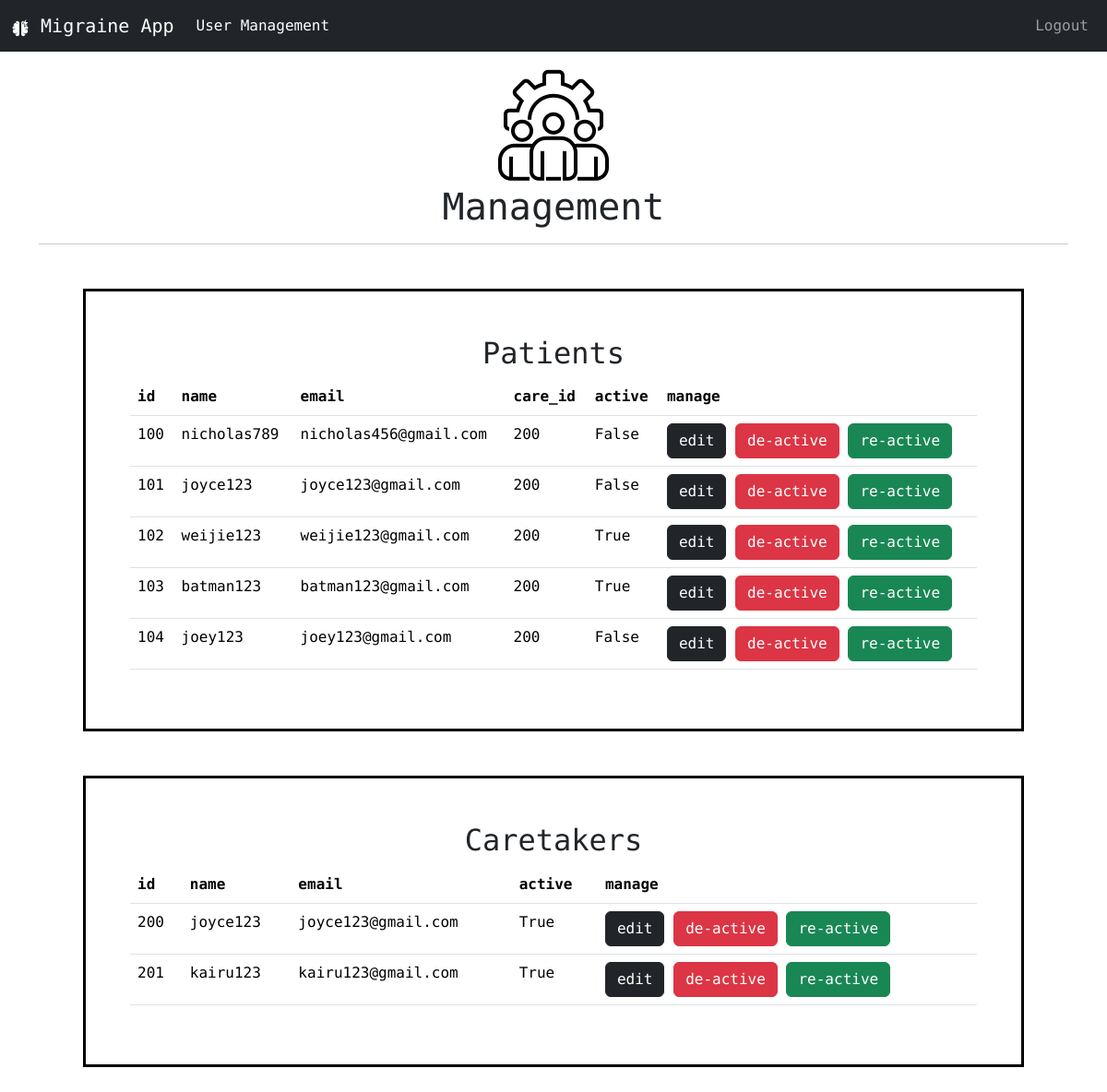
Before: /admin_home (signed in) with the older database file.
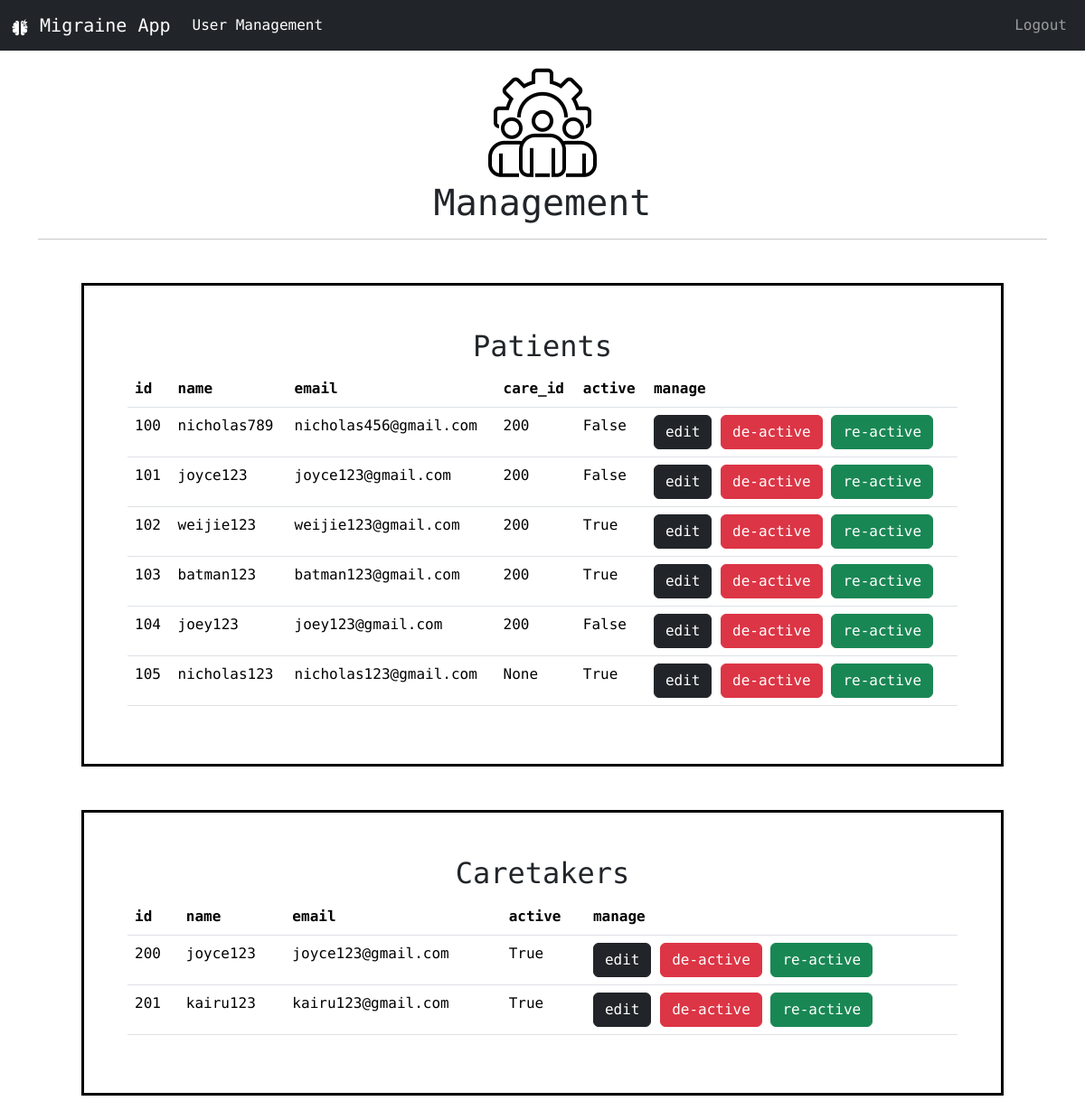
After: the same page with the newer database file.
### website/models.py (models this page shows)
class User(db.Model, UserMixin):
    id = db.Column(db.Integer, primary_key=True, autoincrement=True)
    email = db.Column(db.String(150), unique=True)
    password = db.Column(db.String(150))
    name = db.Column(db.String(150))
    isActive = db.Column(db.Boolean, default=True)
    caretaker_id = db.Column(db.Integer, db.ForeignKey("caretaker.id"))
    caretaker = db.relationship("Caretaker", back_populates="user")

class Caretaker(db.Model, UserMixin):
    id = db.Column(db.Integer, primary_key=True, autoincrement=True)
    email = db.Column(db.String(150), unique=True)
    password = db.Column(db.String(150))
    name = db.Column(db.String(150))
    isActive = db.Column(db.Boolean, default=True)
    user = db.relationship("User", back_populates="caretaker")

### website/views.py (the view)
@views.route("/admin_home")
@login_required
def admin_home():
    users = User.query.with_entities(User.id, User.name, User.email, User.caretaker_id, User.isActive).all()
    caretakers = Caretaker.query.with_entities(Caretaker.id, Caretaker.name, Caretaker.email, Caretaker.isActive).all()
    for i in users:
        print(f"User ID: {i.id}, Name: {i.name}, Email: {i.email}, Care: {i.caretaker_id}, isActive: {i.isActive}")
    for x in caretakers:
        print(f"Care ID: {x.id}, Name: {x.name}, Email: {x.email}, isActive: {x.isActive}")
    return render_template("admin_home.html", users=users, caretakers=caretakers)

### website/__init__.py (called while the page is built)
def create_app():
    app = Flask(__name__)
    app.config["SECRET_KEY"] = "heisenberg"
    app.config["SQLALCHEMY_DATABASE_URI"] = f"sqlite:///{DB_NAME}"
    db.init_app(app)
    from .views import views
    from .auth import auth
    app.register_blueprint(views, url_prefix="/")
    app.register_blueprint(auth, url_prefix="/")
    from .models import User, Caretaker, Admin
    create_database(app)
    login_manager = LoginManager()
    login_manager.login_view = "auth.login"
    login_manager.login_message = "User needs to be logged in to view this page"
    login_manager.login_message_category = "error"
    login_manager.init_app(app)
    @login_manager.user_loader
    def load_user(email):
        u = User.query.get(email)
        c = Caretaker.query.get(email)
        a = Admin.query.get(email)
        return u or c or a
    return app

### website/templates/admin_home.html (shortened to what this page needs)
{% extends 'admin_base.html' %}
{% block homeActive %}
    nav-link active
{% endblock %}
{% block body %}
    <div class="text-center m-3">
        <img src="../static/img/management25%.png" alt="migraine logo">
        <h1>Management</h1>
    </div>
    <hr>
    <div class="border border border-black border-3 p-5 m-5">
        <h2 class="text-center">Patients</h2>
        <div class="table-responsive-sm">
            <table class="table">
                <thead class="thead-dark">
                    <tr>
                        <th scope="col">id</th>
                        <th scope="col">name</th>
                        <th scope="col">email</th>
                        <th scope="col">care_id</th>
                        <th scope="col">active</th>
                        <th scope="col">manage</th>
                    </tr>
                </thead>
                <tbody>
                    {% for i in users %}
                        <tr>
                            <td>{{ i[0] }}</td>
                            <td>{{ i[1] }}</td>
                            <td>{{ i[2] }}</td>
                            <td>{{ i[3] }}</td>
                            <td>{{ i[4] }}</td>
                            <td>
                                <a class="btn btn-dark" href="{{ url_for('views.edit_user', user_id=i[0]) }}">edit</a>
                                <a class="btn btn-danger" href="{{ url_for('views.de_active', user_id=i[0]) }}">de-active</a>
                                <a class="btn btn-success" href="{{ url_for('views.re_active', user_id=i[0]) }}">re-active</a>
                            </td>
                        </tr>
                    {% endfor %}
                </tbody>
            </table>
        </div>
    </div>
    <div class="border border-black border-3 p-5 m-5">
        <h2 class="text-center">Caretakers</h2>
        <div class="table-responsive-sm">
            <table class="table">
                <thead class="thead-dark">
                    <tr>
                        <th scope="col">id</th>
                        <th scope="col">name</th>
                        <th scope="col">email</th>
                        <th scope="col">active</th>
                        <th scope="col">manage</th>
                    </tr>
                </thead>
                <tbody>
                    {% for x in caretakers %}
                        <tr>
                            <td>{{ x[0] }}</td>
                            <td>{{ x[1] }}</td>
                            <td>{{ x[2] }}</td>
                            <td>{{ x[3] }}</td>
                            <td>
                                <a class="btn btn-dark" href="{{ url_for('views.edit_care', care_id=x[0]) }}">edit</a>
                                <a class="btn btn-danger" href="{{ url_for('views.de_active_care', care_id=x[0]) }}">de-active</a>
                                <a class="btn btn-success" href="{{ url_for('views.re_active_care', care_id=x[0]) }}">re-active</a>
                            </td>
                        </tr>
                    {% endfor %}
                </tbody>
            </table>
        </div>
    </div>
{% endblock  %}

Changed rows visible on the page:
added User: id "105", name "nicholas123", email "nicholas123@gmail.com", i "None", isActive "True"
